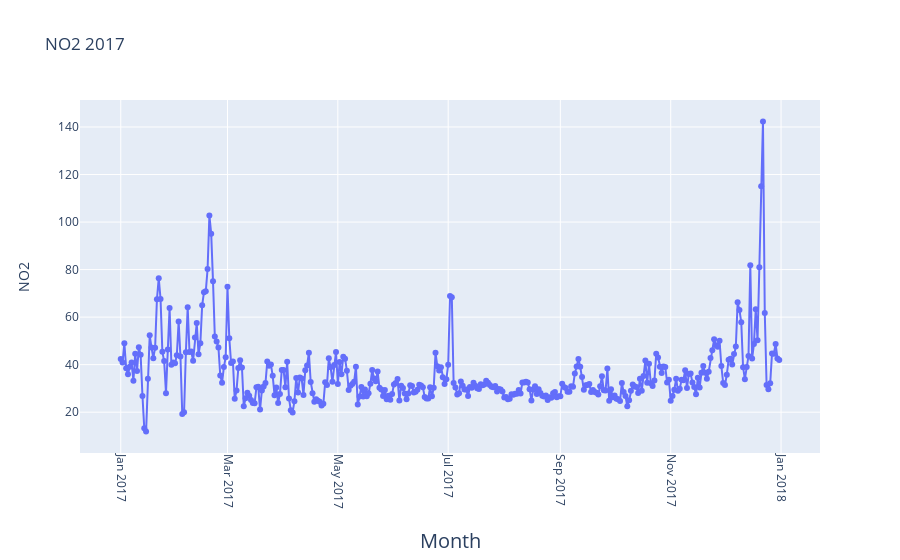

The notebook cell saved with this chart:
### Code cell
#2017
fig = go.Figure(go.Scatter(
    mode = "lines+markers",
    y = aqi_level_17.iloc[:,2],
    x = aqi_level_17.iloc[:,1]))
fig.update_xaxes(
        tickangle = 90,
        title_text = "Month",
        title_font = {"size": 20},
        title_standoff = 25)

fig.update_yaxes(
        title_text = "NO2",
        title_standoff = 25)
fig.update_layout(title_text="NO2 2017")

fig.show()

### Figure 1 — Plotly figure (JSON) as saved in the notebook; plotly's stock layout.template omitted (floating-point values rounded to 4 significant figures; data arrays with more than 128 entries replaced by an {"elided": "..."} marker saying what was removed)
{"data": [{"mode": "lines+markers", "type": "scatter", "x": {"elided": "365 str values"}, "y": {"elided": "365 float values"}}], "layout": {"title": {"text": "NO2 2017"}, "xaxis": {"tickangle": 90, "title": {"font": {"size": 20}, "standoff": 25, "text": "Month"}}, "yaxis": {"title": {"standoff": 25, "text": "NO2"}}}}
